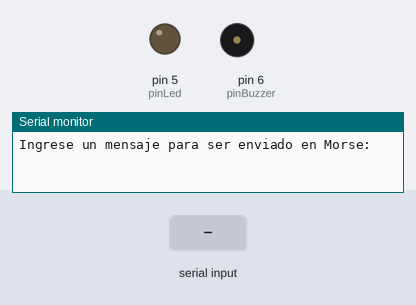
Recording of a sketch running on a simulated Arduino Uno, built with avr-gcc and run on an emulated ATmega328P. Parts: output pins drawn as LEDs (lit = HIGH), buzzer (waves = sounding, pin HIGH), the last lines printed to the serial monitor. Inputs (shaded band) come from the test bench.

Above: at 1.2 s.
1.3 s: "2\n" received over Serial
At 3.6 s:
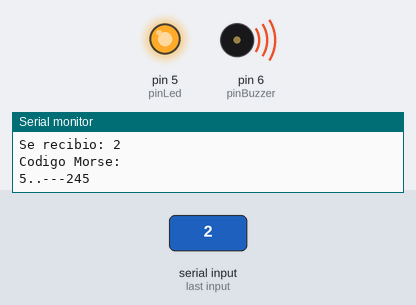
Timing chart, 0 to 7.5 s (numbered marks = the images above; inputs shaded):
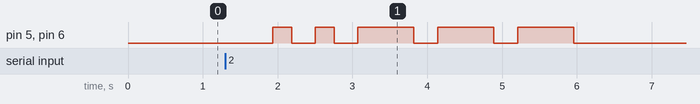

Measured:
- after the input at 1.3 s, pin 5 (pinLed), pin 6 (pinBuzzer): goes HIGH 0.25 s, LOW 0.32 s, HIGH 0.25 s, 3 × (LOW 0.32 s, HIGH 0.75 s), then LOW, starting after 0.64 s

The sketch:

Problema1_send.ino
```cpp
#include <IRremote.h>
/*
IRsend irsend(3); // Define the IR sender on pin 9
IRrecv irrecv(2); // Define the IR receiver on pin 2
int sCommand;
*/
int IR_SEND_PIN = 3;
int IR_RECEIVE_PIN = 2;
uint32_t rawData;
uint16_t sAddress_send = 0x0102;
uint8_t sCommand_send = 0x34;
uint16_t sAddress_receive;
uint8_t sCommand_receive;


const int pinLed = 5;
const int pinBuzzer = 6;


int lPunto  = 250;          // Largo del punto en morse (en ms)
int lLinea = lPunto * 3;    // Largo de la linea
int lLetras = lPunto * 3;  // Espacio entre letras
int lEspacio = lPunto * 7; // Espacio entre palabras

const char* CodigoMorse[][6] = {  // El diccionario con todas las letras y numeros:
  {".", "-", NULL},            // A
  {"-", ".", ".", ".", NULL},  // B
  {"-", ".", "-", ".", NULL},  // C
  {"-", ".", ".", NULL},       // D
  {".", NULL},                 // E
  {".", ".", "-", ".", NULL},  // F
  {"-", "-", ".", NULL},       // G
  {".", ".", ".", ".", NULL},  // H
  {".", ".", NULL},            // I
  {".", "-", "-", "-", NULL},  // J
  {"-", ".", "-", NULL},       // K
  {".", "-", ".", ".", NULL},  // L
  {"-", "-", NULL},            // M
  {"-", ".", NULL},            // N
  {"-", "-", "-", NULL},       // O
  {".", "-", "-", ".", NULL},  // P
  {"-", "-", ".", "-", NULL},  // Q
  {".", "-", ".", NULL},       // R
  {".", ".", ".", NULL},       // S
  {"-", NULL},                 // T
  {".", ".", "-", NULL},       // U
  {".", ".", ".", "-", NULL},  // V
  {".", "-", "-", NULL},       // W
  {"-", ".", ".", "-", NULL},  // X
  {"-", ".", "-", "-", NULL},  // Y
  {"-", "-", ".", ".", NULL},  // Z
  {"-", "-", "-", "-", "-", NULL},  // 0
  {".", "-", "-", "-", "-", NULL},  // 1
  {".", ".", "-", "-", "-", NULL},  // 2
  {".", ".", ".", "-", "-", NULL},  // 3
  {".", ".", ".", ".", "-", NULL},  // 4
  {".", ".", ".", ".", ".", NULL},  // 5
  {"-", ".", ".", ".", ".", NULL},  // 6
  {"-", "-", ".", ".", ".", NULL},  // 7
  {"-", "-", "-", ".", ".", NULL},  // 8
  {"-", "-", "-", "-", ".", NULL}  // 9
};


void setup() {
  Serial.begin(115200);
 IrSender.begin(IR_SEND_PIN, DISABLE_LED_FEEDBACK, 0);
 IrReceiver.begin(IR_RECEIVE_PIN, DISABLE_LED_FEEDBACK);

  pinMode(pinLed, OUTPUT);
  pinMode(pinBuzzer, OUTPUT);

}

void loop() {
  Serial.println("Ingrese un mensaje para ser enviado en Morse:");
  while (!Serial.available()) {
    // El codigo se queda esperando a que escribas tu mensaje
  }

  // Lee el mensaje
  String input = Serial.readStringUntil('\n');

  // Muestra lo que escribiste
  Serial.print("Se recibio: ");
  Serial.println(input);
  input.toUpperCase(); // Lo transforma a mayusculas para que el codigo lo pueda leer:

  int lArray = 150;
  const char* morseArray[lArray ]; // se define un array largo para almacenar el mensaje traducido en morse
  for (int i = 0; i < lArray; i++) {
  morseArray[i] = NULL;
  }

  // este for almacena el texto original en su formato morse:
  int index = 0;
    morseArray[index++] = "5";
  for (int i = 0; i < input.length(); i++) {
  char c = input.charAt(i); //revisa si el caracter es un numero o una letra
  if ((c >= 'A' && c <= 'Z') || (c >= '0' && c <= '9')) {
    const char** morseChar;
    if (c >= 'A' && c <= 'Z') {

      morseChar = CodigoMorse[c - 'A']; // transforma las letras en su caracter de morse correspondiente
    } else {
      morseChar = CodigoMorse[c - '0' + 26]; // transforma los numeros en su letra de morse correspondiente
    }
    for (int j = 0; morseChar[j] != NULL; j++) {
      morseArray[index++] = morseChar[j];   /// Lee los elementos individuales del caracter y los separa a elementos individuales
    }
    // Separador entre caracteres
    morseArray[index++] = "2";
  } else if (c == ' ') {
    // Separador entre palabras
    morseArray[index++] = "3";
  }
  }
  //indica el final del mensaje:
  morseArray[index++] = "4";
  morseArray[index++] = "5";

  // Imprime el mensaje en morse:
  Serial.println("Codigo Morse:");
  for (int i = 0; morseArray[i] != NULL; i++) {
    Serial.print(morseArray[i]);
  }
  Serial.println();
// Implementa un comando para cada caracter, para transmitir el mensaje en morse:


for (int i = 0; morseArray[i] != NULL; i++) { //elemento punto

 if (morseArray[i] == ".") {
       IrSender.sendNEC(0x0035, 0x01, 1);

  digitalWrite(pinLed, HIGH);
  digitalWrite(pinBuzzer, HIGH);
      delay(lPunto);
  digitalWrite(pinLed, LOW);
  digitalWrite(pinBuzzer, LOW);
    }

 if (morseArray[i] == "-") { //elemento raya
       IrSender.sendNEC(0x0035, 0x02, 1);

  digitalWrite(pinLed, HIGH);
  digitalWrite(pinBuzzer, HIGH);
      delay(lLinea);
  digitalWrite(pinLed, LOW);
  digitalWrite(pinBuzzer, LOW);
    }

 if (morseArray[i] == "2") { // esp. entre elementos
       IrSender.sendNEC(0x0035, 0x03, 1);
      delay(lLetras);
    }

 if (morseArray[i] == "3") { //esp. entre palabras
       IrSender.sendNEC(0x0035, 0x04, 1);
      delay(lEspacio);
    }

 if (morseArray[i] == "4") {
       IrSender.sendNEC(0x0035, 0x05, 1);
      delay(4*lPunto);
    }

 if (morseArray[i] == "5") {
       IrSender.sendNEC(0x0035, 0x06, 1);
      delay(lPunto);
    }

// Aquí Se auto recive la señal
/*
  if (IrReceiver.decode()) { // Decodifica la señal IR
    sCommand_receive = IrReceiver.decodedIRData.command;
    Serial.println(sCommand_receive, HEX);
    IrReceiver.resume(); // Enable receiving of the next value
    delay(100);

  }
   */
  delay(lPunto);
}

}
```
